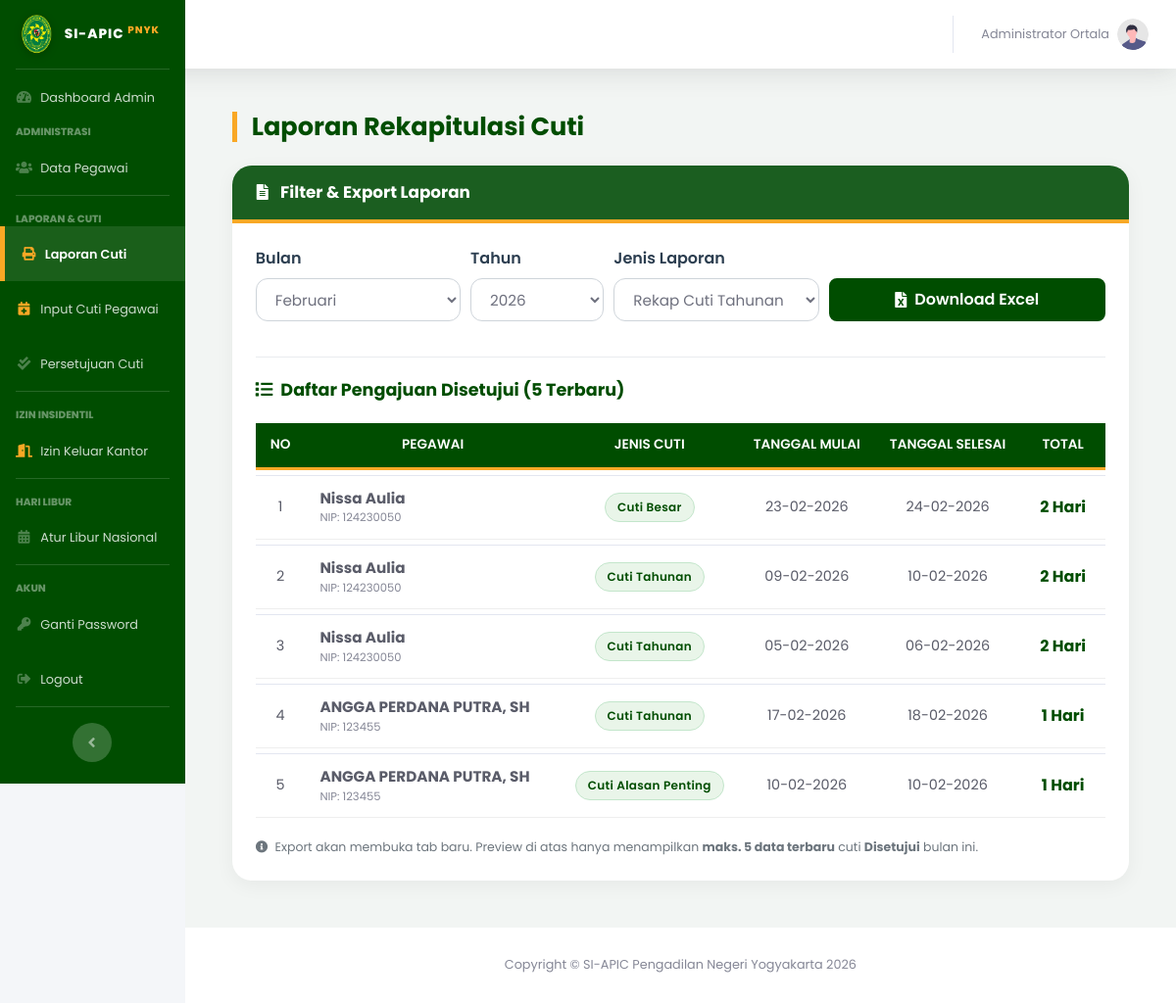
The page /index.php?page=laporan_cuti (signed in) on the database its author committed.
### tables this page shows
CREATE TABLE `pengajuan_cuti` (
  `id_pengajuan` int(11) NOT NULL,
  `id_user` int(11) NOT NULL,
  `jenis_cuti` varchar(50) DEFAULT NULL,
  `id_atasan` int(11) DEFAULT NULL,
  `id_jenis` int(11) NOT NULL,
  `nomor_surat` varchar(100) DEFAULT NULL,
  `tgl_pengajuan` date DEFAULT NULL,
  `tgl_mulai` date NOT NULL,
  `tgl_selesai` date NOT NULL,
  `lama_hari` int(11) NOT NULL,
  `alasan` text NOT NULL,
  `no_telepon` varchar(20) DEFAULT NULL,
  `masa_kerja` varchar(50) DEFAULT NULL,
  `alamat_cuti` text NOT NULL,
  `status` enum('Diajukan','Disetujui','Ditolak','Dibatalkan') DEFAULT 'Diajukan',
  `catatan_admin` text DEFAULT NULL,
  `created_at` timestamp NOT NULL DEFAULT current_timestamp(),
  `sisa_cuti_n` int(11) DEFAULT 0,
  `sisa_cuti_n1` int(11) DEFAULT 0,
  `dipotong_n1` int(11) DEFAULT 0,
  `dipotong_n` int(11) DEFAULT 0,
  `id_pejabat` int(11) DEFAULT 0,
  `ttd_pejabat` enum('ketua','wakil','plh') DEFAULT 'ketua'
);

CREATE TABLE `users` (
  `id_user` int(11) NOT NULL,
  `nip` varchar(30) NOT NULL,
  `masa_kerja` varchar(50) DEFAULT NULL,
  `password` varchar(255) NOT NULL,
  `nama_lengkap` varchar(100) NOT NULL,
  `jabatan` varchar(100) DEFAULT NULL,
  `kategori_laporan` enum('HAKIM KARIR DAN AD HOC','PANITERA DAN PANMUD','SEKRETARIS DAN KASUBBAG','PANITERA PENGGANTI','JURUSITA','JURUSITA PENGGANTI','STAF') NOT NULL,
  `pangkat` varchar(50) DEFAULT NULL,
  `unit_kerja` varchar(100) DEFAULT 'Pengadilan Negeri Yogyakarta',
  `no_telepon` varchar(20) DEFAULT NULL,
  `role` enum('admin','user') NOT NULL,
  `is_atasan_langsung` tinyint(1) DEFAULT 0 COMMENT '1=Bisa TTD, 0=Staf Biasa',
  `sisa_cuti_n` int(11) DEFAULT 12,
  `sisa_cuti_n1` int(11) DEFAULT 0,
  `sisa_cuti_n2` int(11) DEFAULT 0,
  `kuota_cuti_sakit` int(11) DEFAULT 14,
  `created_at` timestamp NOT NULL DEFAULT current_timestamp(),
  `status_akun` enum('aktif','nonaktif') DEFAULT 'aktif',
  `id_atasan` int(11) DEFAULT NULL,
  `is_atasan` enum('0','1') DEFAULT '0'
);

CREATE TABLE `jenis_cuti` (
  `id_jenis` int(11) NOT NULL,
  `nama_jenis` varchar(50) NOT NULL
);

### pages/admin/laporan_cuti.php (the view, shortened to what this page needs)
<?php
$bln = date('m');
$thn = date('Y');
$query_preview = "SELECT p.*, u.nama_lengkap, u.nip, j.nama_jenis
                  FROM pengajuan_cuti p
                  JOIN users u ON p.id_user = u.id_user
                  JOIN jenis_cuti j ON p.id_jenis = j.id_jenis
                  WHERE p.status = 'Disetujui'
                    AND MONTH(p.tgl_mulai) = '$bln'
                    AND YEAR(p.tgl_mulai) = '$thn'
                  ORDER BY p.created_at DESC, p.id_pengajuan DESC
                  LIMIT 5";
$result_preview = mysqli_query($koneksi, $query_preview);
$nama_bulan = [
  '01' => 'Januari', '02' => 'Februari', '03' => 'Maret',
  '04' => 'April',   '05' => 'Mei',      '06' => 'Juni',
  '07' => 'Juli',    '08' => 'Agustus',  '09' => 'September',
  '10' => 'Oktober', '11' => 'November', '12' => 'Desember'
];
?>
<div class="container-fluid mb-5">
    <div class="d-sm-flex align-items-center justify-content-between mb-4 mt-4">
        <h1 class="h3 mb-0 page-header-title">Laporan Rekapitulasi Cuti</h1>
    </div>
    <div class="card card-pn-custom">
        <div class="card-header-green">
            <div>
                <i class="fas fa-file-alt mr-2"></i>
                <span class="font-weight-bold" style="font-size: 1.05rem;">Filter & Export Laporan</span>
            </div>
        </div>
        <div class="card-body p-4">
            <form id="formExport" action="pages/admin/proses_export_excel.php" method="GET" target="_blank">
                <div class="form-row align-items-end">
                    <div class="col-md-3 mb-3">
                        <label>Bulan</label>
                        <select name="bulan" id="bulan" class="form-control form-control-pn" required>
                            <?php
                            $bulan_sekarang = date('m');
                            foreach ($nama_bulan as $kode => $nama) {
                                $selected = ($kode == $bulan_sekarang) ? 'selected' : '';
                                echo "<option value='$kode' $selected>$nama</option>";
                            }
                            ?>
                        </select>
                    </div>
                    <div class="col-md-2 mb-3">
                        <label>Tahun</label>
                        <select name="tahun" id="tahun" class="form-control form-control-pn" required>
                            <?php
                            $tahun_mulai = 2026;
                            $tahun_akhir = $tahun_mulai + 4;
                            $tahun_sekarang = (int)date('Y');
                            for ($i = $tahun_mulai; $i <= $tahun_akhir; $i++) {
                                $selected = '';
                                if ($tahun_sekarang >= $tahun_mulai && $tahun_sekarang <= $tahun_akhir) {
                                    $selected = ($i == $tahun_sekarang) ? 'selected' : '';
                                } else {
                                    $selected = ($i == $tahun_mulai) ? 'selected' : '';
                                }
                                echo "<option value='$i' $selected>$i</option>";
                            }
                            ?>
                        </select>
                    </div>
                    <div class="col-md-3 mb-3">
                        <label>Jenis Laporan</label>
                        <select name="id_jenis" id="id_jenis" class="form-control form-control-pn">
                            <option value="1">Rekap Cuti Tahunan</option>
                        </select>
                    </div>
                    <div class="col-md-4 mb-3">
                        <button type="submit" class="btn-pn-solid">
                            <i class="fas fa-file-excel mr-2"></i>Download Excel
                        </button>
                    </div>
                </div>
            </form>
            <div class="divider-soft"></div>
            <div class="font-weight-bold mb-3 d-flex align-items-center" style="color:var(--pn-green); font-size:1.1rem;">
                <i class="fas fa-list mr-2"></i>Daftar Pengajuan Disetujui (5 Terbaru)
            </div>
            <div class="table-responsive">
                <table class="table table-custom table-hover">
                    <thead class="thead-pn">
                        <tr class="text-center">
                            <th style="width: 50px; min-width: 50px;">No</th>
                            <th>Pegawai</th>
                            <th width="20%">Jenis Cuti</th>
                            <th width="15%">Tanggal Mulai</th>
                            <th width="15%">Tanggal Selesai</th>
                            <th width="10%">Total</th>
                        </tr>
                    </thead>
                    <tbody>
                        <?php
                        $no = 1;
                        if ($result_preview && mysqli_num_rows($result_preview) > 0) {
                            while ($row = mysqli_fetch_assoc($result_preview)) {
                                $total_hari = isset($row['lama_hari']) ? (int)$row['lama_hari'] : 0;
                        ?>
                        <tr class="align-middle">
                            <td class="text-center text-dark"><?php echo $no; ?></td>
                            <td class="text-left">
                                <div class="d-flex flex-column justify-content-center">
                                    <span class="font-weight-bold text-dark" style="font-size: 0.95rem;"><?php echo $row['nama_lengkap']; ?></span>
                                    <span class="small text-secondary">NIP: <?php echo $row['nip']; ?></span>
                                </div>
                            </td>
                            <td class="text-center">
                                <span class="badge-jenis-cuti">
                                    <?php echo $row['nama_jenis']; ?>
                                </span>
                            </td>
                            <td class="text-center text-dark">
                                <?php echo date('d-m-Y', strtotime($row['tgl_mulai'])); ?>
                            </td>
                            <td class="text-center text-dark">
                                <?php echo date('d-m-Y', strtotime($row['tgl_selesai'])); ?>
                            </td>
                            <td class="text-center">
                                <span class="font-weight-bold text-pn" style="font-size: 1rem;">
                                    <?php echo $total_hari; ?> Hari
                                </span>
                            </td>
                        </tr>
                        <?php
                                $no++;
                            }
                        } ?>
                    </tbody>
                </table>
                <div class="small-note">
                    <i class="fas fa-info-circle mr-1"></i>
                    Export akan membuka tab baru. Preview di atas hanya menampilkan <b>maks. 5 data terbaru</b> cuti <b>Disetujui</b> bulan ini.
                </div>
            </div>
        </div>
    </div>
</div>

### index.php (style rules this page uses)
body, #wrapper, h1, h2, h3, h4, h5, h6, p, span, a, div, table, input, button, select, textarea { font-family: 'Poppins', sans-serif !important; }
.card { border-radius: 20px !important; border: none !important; box-shadow: 0 5px 20px rgba(0,0,0,0.05) !important; overflow: hidden; margin-bottom: 25px; }
.form-control { border-radius: 12px !important; height: 45px; padding: 10px 15px; }

### pages/admin/laporan_cuti.php (style rules this page uses)
:root { --pn-green: #004d00; --pn-gold: #F9A825; --text-dark: #2c3e50; }
body { font-family: 'Poppins', sans-serif !important; background-color: #f4f6f9; }
.page-header-title { border-left: 5px solid var(--pn-gold); padding-left: 15px; color: var(--pn-green) !important; font-weight: 700; font-size: 1.6rem; }
.card-pn-custom { border: none; border-radius: 12px; box-shadow: 0 4px 15px rgba(0,0,0,0.05); background: #fff; overflow: hidden; }
.card-header-green { background-color: #1b5e20; color: white; padding: 15px 25px; border-bottom: 4px solid var(--pn-gold); display: flex; justify-content: space-between; align-items: center; }
.btn-pn-solid { background-color: var(--pn-green); color: white; border: 2px solid var(--pn-green); font-weight: 600; border-radius: 8px; padding: 8px 15px; height: 44px; display: flex; align-items: center; justify-content: center; transition: all 0.3s ease; width: 100%; }
.form-control-pn { border-radius: 8px; height: 44px; border: 1px solid #ced4da; font-size: 0.95rem; }
label { font-weight: 600; color: var(--text-dark); margin-bottom: 8px; }
.table-custom { width: 100%; border-collapse: separate; border-spacing: 0 5px; }
.thead-pn { background-color: var(--pn-green); color: white; }
.thead-pn th { padding: 12px 15px; border-bottom: 3px solid var(--pn-gold) !important; font-weight: 600; text-transform: uppercase; font-size: 0.85rem; vertical-align: middle !important; border-top: none; white-space: nowrap; }
.table-custom tbody tr { background-color: white; transition: 0.2s; }
.table-custom td { padding: 12px 15px; vertical-align: middle !important; border-bottom: 1px solid #eee; font-size: 0.9rem; color: #444; }
.text-pn { color: var(--pn-green) !important; }
.badge-jenis-cuti { background-color: #e9f5e9; color: var(--pn-green); border: 1px solid #c3e6cb; padding: 5px 12px; border-radius: 50px; font-size: 0.75rem; font-weight: 600; letter-spacing: 0.3px; display: inline-block; white-space: nowrap; }
.divider-soft { height: 1px; background: #e9ecef; margin: 20px 0; }
.small-note { font-size: 12.5px; color: #6c757d; margin-top: 15px; }

### rows shown on the page
pengajuan_cuti: id_user.nama_lengkap "Nissa Aulia", id_user.nip "124230050", id_jenis.nama_jenis "Cuti Besar", tgl_mulai "23-02-2026", tgl_selesai "24-02-2026", lama_hari "2"
pengajuan_cuti: id_user.nama_lengkap "Nissa Aulia", id_user.nip "124230050", id_jenis.nama_jenis "Cuti Tahunan", tgl_mulai "09-02-2026", tgl_selesai "10-02-2026", lama_hari "2"
pengajuan_cuti: id_user.nama_lengkap "Nissa Aulia", id_user.nip "124230050", id_jenis.nama_jenis "Cuti Tahunan", tgl_mulai "05-02-2026", tgl_selesai "06-02-2026", lama_hari "2"
pengajuan_cuti: id_user.nama_lengkap "ANGGA PERDANA PUTRA, SH", id_user.nip "123455", id_jenis.nama_jenis "Cuti Tahunan", tgl_mulai "17-02-2026", tgl_selesai "18-02-2026", lama_hari "1"
pengajuan_cuti: id_user.nama_lengkap "ANGGA PERDANA PUTRA, SH", id_user.nip "123455", id_jenis.nama_jenis "Cuti Alasan Penting", tgl_mulai "10-02-2026", tgl_selesai "10-02-2026", lama_hari "1"

### other values the page prints
$_SESSION['nama_lengkap'] "Administrator Ortala"
form field bulan "Februari"
form field tahun "2026"
